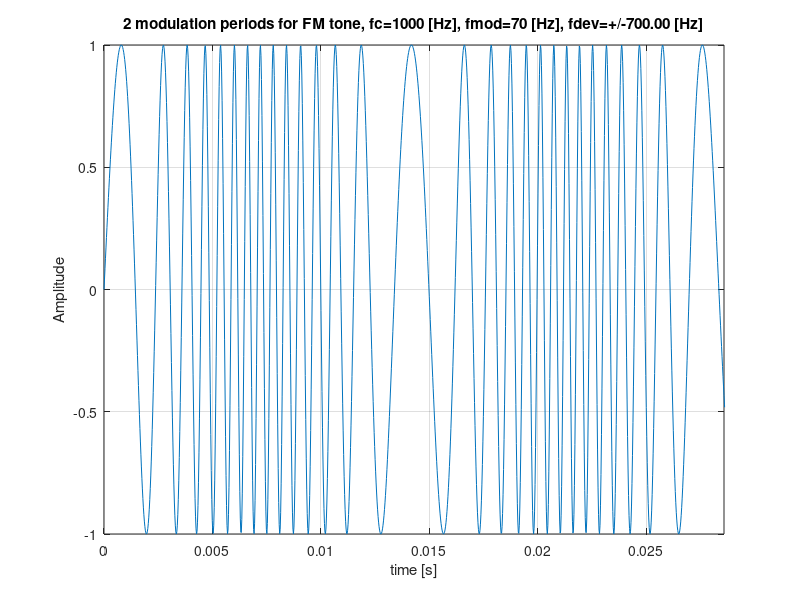

The MATLAB script that drew this image:
function [sig t] = fm(fc, dur, fs, fmod, deltaf)
% function [sig t] = fm(fc, dur, fs, fmod, deltaf)
% 
% 1. Description:
%       It generates an FM tone with centre frequency fc, duration dur [s]
%       at a sample frequency fs. The modulation frequency is fmod and the 
%       frequency deviation is given by +/- deltaf so the frequency of the 
%       generated tone oscilates between fc - deltaf and fc + deltaf.
% 
% 3. Stand-alone example:
%       fc = 1000; % Hz
%       dur = 100e-3; % 100 ms
%       fs = 44100;
%       fmod = 70; % Hz
%       deltaf = 700; % Hz
%       fm(fc,dur,fs,fmod,deltaf);
% 
% 2. Additional info:
%       Tested cross-platform: No
% 
% Programmed by Alejandro Osses, HTI, TU/e, the Netherlands, 2014
% Created on    : 16/08/2014
% Last update on: 27/11/2014 % Update this date manually
% Last use on   : 27/11/2014 % Update this date manually
%%%%%%%%%%%%%%%%%%%%%%%%%%%%%%%%%%%%%%%%%%%%%%%%%%%%%%%%%%%%%%%%%%%%%%%%%%%

if nargin < 1
    fc = 1000;
end

if nargin < 2
    dur = 1;
end

if nargin < 3
    fs = 44100;
end

if nargin < 4
    fmod = 70; 
end

if nargin < 5
    deltaf = 700; 
end

t = 0: 1/fs : dur - 1/fs;
t = t';

w = 2*pi*fc;
start_phase = -pi/2;
if fmod ~= 0
    sig =  sin( w*t - (deltaf/fmod)*cos(2*pi*fmod*t+start_phase) );
else
    sig =  sin( w*t ); % no modulation
end

if nargout == 0
    figure;
    plot( t,sig )
    xlabel('time [s]')
    ylabel('Amplitude')
    title(sprintf('2 modulation periods for FM tone, fc=%.0f [Hz], fmod=%.0f [Hz], fdev=+/-%.2f [Hz]',fc,fmod,deltaf))
    grid on
    xlim([0 2/fmod])
end

%%%%%%%%%%%%%%%%%%%%%%%%%%%%%%%%%%%%%%%%%%%%%%%%%%%%%%%%%%%%%%%%%%%%%%%%%%%
end
